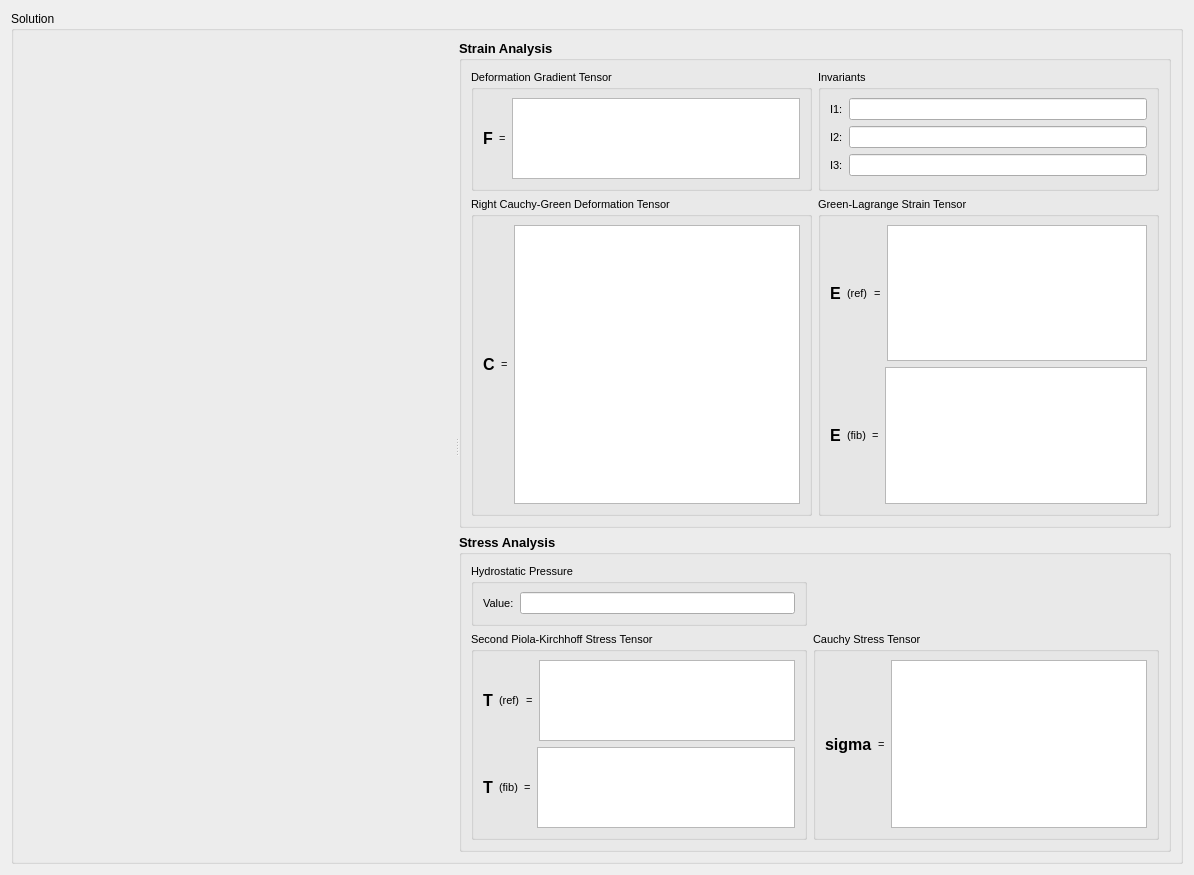
<?xml version="1.0" encoding="UTF-8"?>
<ui version="4.0">
 <class>Biomeng321Lab2</class>
 <widget class="QWidget" name="Biomeng321Lab2">
  <property name="geometry">
   <rect>
    <x>0</x>
    <y>0</y>
    <width>1194</width>
    <height>875</height>
   </rect>
  </property>
  <property name="windowTitle">
   <string>Biomeng321 Lab2</string>
  </property>
  <layout class="QVBoxLayout" name="verticalLayout">
   <item>
    <widget class="QGroupBox" name="groupBox">
     <property name="title">
      <string>Solution</string>
     </property>
     <layout class="QVBoxLayout" name="verticalLayout_5">
      <item>
       <widget class="QSplitter" name="splitter">
        <property name="orientation">
         <enum>Qt::Horizontal</enum>
        </property>
        <widget class="SceneviewerWidget" name="widgetSceneviewer" native="true">
         <property name="sizePolicy">
          <sizepolicy hsizetype="Expanding" vsizetype="Expanding">
           <horstretch>3</horstretch>
           <verstretch>0</verstretch>
          </sizepolicy>
         </property>
        </widget>
        <widget class="QWidget" name="">
         <layout class="QVBoxLayout" name="verticalLayout_2">
          <item>
           <widget class="QGroupBox" name="groupBox_9">
            <property name="sizePolicy">
             <sizepolicy hsizetype="Preferred" vsizetype="Preferred">
              <horstretch>2</horstretch>
              <verstretch>0</verstretch>
             </sizepolicy>
            </property>
            <property name="font">
             <font>
              <pointsize>10</pointsize>
              <weight>75</weight>
              <bold>true</bold>
             </font>
            </property>
            <property name="title">
             <string>Strain Analysis</string>
            </property>
            <layout class="QGridLayout" name="gridLayout_2">
             <item row="0" column="0">
              <widget class="QGroupBox" name="groupBox_6">
               <property name="font">
                <font>
                 <pointsize>8</pointsize>
                 <weight>50</weight>
                 <bold>false</bold>
                </font>
               </property>
               <property name="title">
                <string>Deformation Gradient Tensor</string>
               </property>
               <layout class="QHBoxLayout" name="horizontalLayout">
                <item>
                 <widget class="QLabel" name="label">
                  <property name="font">
                   <font>
                    <pointsize>12</pointsize>
                    <weight>75</weight>
                    <bold>true</bold>
                   </font>
                  </property>
                  <property name="text">
                   <string>F</string>
                  </property>
                 </widget>
                </item>
                <item>
                 <widget class="QLabel" name="label_2">
                  <property name="text">
                   <string>=</string>
                  </property>
                 </widget>
                </item>
                <item>
                 <widget class="QTableWidget" name="tableWidgetDeformationGradient">
                  <attribute name="horizontalHeaderVisible">
                   <bool>false</bool>
                  </attribute>
                  <attribute name="verticalHeaderVisible">
                   <bool>false</bool>
                  </attribute>
                 </widget>
                </item>
               </layout>
              </widget>
             </item>
             <item row="0" column="1">
              <widget class="QGroupBox" name="groupBox_2">
               <property name="font">
                <font>
                 <pointsize>8</pointsize>
                 <weight>50</weight>
                 <bold>false</bold>
                </font>
               </property>
               <property name="title">
                <string>Invariants</string>
               </property>
               <layout class="QFormLayout" name="formLayout">
                <item row="0" column="0">
                 <widget class="QLabel" name="label_3">
                  <property name="text">
                   <string>I1:</string>
                  </property>
                 </widget>
                </item>
                <item row="0" column="1">
                 <widget class="QLineEdit" name="lineEditInvariant1"/>
                </item>
                <item row="1" column="0">
                 <widget class="QLabel" name="label_4">
                  <property name="text">
                   <string>I2:</string>
                  </property>
                 </widget>
                </item>
                <item row="1" column="1">
                 <widget class="QLineEdit" name="lineEditInvariant2"/>
                </item>
                <item row="2" column="0">
                 <widget class="QLabel" name="label_5">
                  <property name="text">
                   <string>I3:</string>
                  </property>
                 </widget>
                </item>
                <item row="2" column="1">
                 <widget class="QLineEdit" name="lineEditInvariant3"/>
                </item>
               </layout>
              </widget>
             </item>
             <item row="1" column="0">
              <widget class="QGroupBox" name="groupBox_7">
               <property name="font">
                <font>
                 <pointsize>8</pointsize>
                 <weight>50</weight>
                 <bold>false</bold>
                </font>
               </property>
               <property name="title">
                <string>Right Cauchy-Green Deformation Tensor</string>
               </property>
               <layout class="QHBoxLayout" name="horizontalLayout_2">
                <item>
                 <widget class="QLabel" name="label_7">
                  <property name="font">
                   <font>
                    <pointsize>12</pointsize>
                    <weight>75</weight>
                    <bold>true</bold>
                   </font>
                  </property>
                  <property name="text">
                   <string>C</string>
                  </property>
                 </widget>
                </item>
                <item>
                 <widget class="QLabel" name="label_8">
                  <property name="text">
                   <string>=</string>
                  </property>
                 </widget>
                </item>
                <item>
                 <widget class="QTableWidget" name="tableWidgetRightCauchyGreenDeformation">
                  <attribute name="horizontalHeaderVisible">
                   <bool>false</bool>
                  </attribute>
                  <attribute name="verticalHeaderVisible">
                   <bool>false</bool>
                  </attribute>
                 </widget>
                </item>
               </layout>
              </widget>
             </item>
             <item row="1" column="1">
              <widget class="QGroupBox" name="groupBox_5">
               <property name="font">
                <font>
                 <pointsize>8</pointsize>
                 <weight>50</weight>
                 <bold>false</bold>
                </font>
               </property>
               <property name="title">
                <string>Green-Lagrange Strain Tensor</string>
               </property>
               <layout class="QVBoxLayout" name="verticalLayout_3">
                <item>
                 <layout class="QHBoxLayout" name="horizontalLayout_3">
                  <item>
                   <widget class="QLabel" name="label_9">
                    <property name="font">
                     <font>
                      <pointsize>12</pointsize>
                      <weight>75</weight>
                      <bold>true</bold>
                     </font>
                    </property>
                    <property name="text">
                     <string>E</string>
                    </property>
                   </widget>
                  </item>
                  <item>
                   <widget class="QLabel" name="label_17">
                    <property name="text">
                     <string>(ref)</string>
                    </property>
                   </widget>
                  </item>
                  <item>
                   <widget class="QLabel" name="label_10">
                    <property name="text">
                     <string>=</string>
                    </property>
                   </widget>
                  </item>
                  <item>
                   <widget class="QTableWidget" name="tableWidgetGreenLagrangeStrainReference">
                    <property name="sizePolicy">
                     <sizepolicy hsizetype="Expanding" vsizetype="Expanding">
                      <horstretch>0</horstretch>
                      <verstretch>0</verstretch>
                     </sizepolicy>
                    </property>
                    <attribute name="horizontalHeaderVisible">
                     <bool>false</bool>
                    </attribute>
                    <attribute name="verticalHeaderVisible">
                     <bool>false</bool>
                    </attribute>
                   </widget>
                  </item>
                 </layout>
                </item>
                <item>
                 <layout class="QHBoxLayout" name="horizontalLayout_4">
                  <item>
                   <widget class="QLabel" name="label_15">
                    <property name="font">
                     <font>
                      <pointsize>12</pointsize>
                      <weight>75</weight>
                      <bold>true</bold>
                     </font>
                    </property>
                    <property name="text">
                     <string>E</string>
                    </property>
                   </widget>
                  </item>
                  <item>
                   <widget class="QLabel" name="label_18">
                    <property name="text">
                     <string>(fib)</string>
                    </property>
                   </widget>
                  </item>
                  <item>
                   <widget class="QLabel" name="label_16">
                    <property name="text">
                     <string>=</string>
                    </property>
                   </widget>
                  </item>
                  <item>
                   <widget class="QTableWidget" name="tableWidgetGreenLagrangeStrainFibre">
                    <property name="sizePolicy">
                     <sizepolicy hsizetype="Expanding" vsizetype="Expanding">
                      <horstretch>0</horstretch>
                      <verstretch>0</verstretch>
                     </sizepolicy>
                    </property>
                    <attribute name="horizontalHeaderVisible">
                     <bool>false</bool>
                    </attribute>
                    <attribute name="verticalHeaderVisible">
                     <bool>false</bool>
                    </attribute>
                   </widget>
                  </item>
                 </layout>
                </item>
               </layout>
              </widget>
             </item>
            </layout>
           </widget>
          </item>
          <item>
           <widget class="QGroupBox" name="groupBox_10">
            <property name="sizePolicy">
             <sizepolicy hsizetype="Preferred" vsizetype="Preferred">
              <horstretch>2</horstretch>
              <verstretch>0</verstretch>
             </sizepolicy>
            </property>
            <property name="font">
             <font>
              <pointsize>10</pointsize>
              <weight>75</weight>
              <bold>true</bold>
             </font>
            </property>
            <property name="title">
             <string>Stress Analysis</string>
            </property>
            <layout class="QGridLayout" name="gridLayout">
             <item row="0" column="0">
              <widget class="QGroupBox" name="groupBox_3">
               <property name="font">
                <font>
                 <pointsize>8</pointsize>
                 <weight>50</weight>
                 <bold>false</bold>
                </font>
               </property>
               <property name="title">
                <string>Hydrostatic Pressure</string>
               </property>
               <layout class="QFormLayout" name="formLayout_2">
                <item row="0" column="0">
                 <widget class="QLabel" name="label_6">
                  <property name="text">
                   <string>Value:</string>
                  </property>
                 </widget>
                </item>
                <item row="0" column="1">
                 <widget class="QLineEdit" name="lineEditHydrostaticPressure"/>
                </item>
               </layout>
              </widget>
             </item>
             <item row="1" column="0">
              <widget class="QGroupBox" name="groupBox_8">
               <property name="font">
                <font>
                 <pointsize>8</pointsize>
                 <weight>50</weight>
                 <bold>false</bold>
                </font>
               </property>
               <property name="title">
                <string>Second Piola-Kirchhoff Stress Tensor</string>
               </property>
               <layout class="QVBoxLayout" name="verticalLayout_4">
                <item>
                 <layout class="QHBoxLayout" name="horizontalLayout_5">
                  <item>
                   <widget class="QLabel" name="label_11">
                    <property name="font">
                     <font>
                      <pointsize>12</pointsize>
                      <weight>75</weight>
                      <bold>true</bold>
                     </font>
                    </property>
                    <property name="text">
                     <string>T</string>
                    </property>
                   </widget>
                  </item>
                  <item>
                   <widget class="QLabel" name="label_21">
                    <property name="text">
                     <string>(ref)</string>
                    </property>
                   </widget>
                  </item>
                  <item>
                   <widget class="QLabel" name="label_12">
                    <property name="text">
                     <string>=</string>
                    </property>
                   </widget>
                  </item>
                  <item>
                   <widget class="QTableWidget" name="tableWidgetSecondPiolaKirchoffStressReference">
                    <attribute name="horizontalHeaderVisible">
                     <bool>false</bool>
                    </attribute>
                    <attribute name="verticalHeaderVisible">
                     <bool>false</bool>
                    </attribute>
                   </widget>
                  </item>
                 </layout>
                </item>
                <item>
                 <layout class="QHBoxLayout" name="horizontalLayout_6">
                  <item>
                   <widget class="QLabel" name="label_19">
                    <property name="font">
                     <font>
                      <pointsize>12</pointsize>
                      <weight>75</weight>
                      <bold>true</bold>
                     </font>
                    </property>
                    <property name="text">
                     <string>T</string>
                    </property>
                   </widget>
                  </item>
                  <item>
                   <widget class="QLabel" name="label_22">
                    <property name="text">
                     <string>(fib)</string>
                    </property>
                   </widget>
                  </item>
                  <item>
                   <widget class="QLabel" name="label_20">
                    <property name="text">
                     <string>=</string>
                    </property>
                   </widget>
                  </item>
                  <item>
                   <widget class="QTableWidget" name="tableWidgetSecondPiolaKirchoffStressFibre">
                    <attribute name="horizontalHeaderVisible">
                     <bool>false</bool>
                    </attribute>
                    <attribute name="verticalHeaderVisible">
                     <bool>false</bool>
                    </attribute>
                   </widget>
                  </item>
                 </layout>
                </item>
               </layout>
              </widget>
             </item>
             <item row="1" column="1">
              <widget class="QGroupBox" name="groupBox_4">
               <property name="font">
                <font>
                 <pointsize>8</pointsize>
                 <weight>50</weight>
                 <bold>false</bold>
                </font>
               </property>
               <property name="title">
                <string>Cauchy Stress Tensor</string>
               </property>
               <layout class="QGridLayout" name="gridLayout_7">
                <item row="0" column="2">
                 <widget class="QTableWidget" name="tableWidgetCauchyStress">
                  <attribute name="horizontalHeaderVisible">
                   <bool>false</bool>
                  </attribute>
                  <attribute name="verticalHeaderVisible">
                   <bool>false</bool>
                  </attribute>
                 </widget>
                </item>
                <item row="0" column="0">
                 <widget class="QLabel" name="label_13">
                  <property name="font">
                   <font>
                    <pointsize>12</pointsize>
                    <weight>75</weight>
                    <bold>true</bold>
                   </font>
                  </property>
                  <property name="text">
                   <string>sigma</string>
                  </property>
                  <property name="textFormat">
                   <enum>Qt::PlainText</enum>
                  </property>
                 </widget>
                </item>
                <item row="0" column="1">
                 <widget class="QLabel" name="label_14">
                  <property name="text">
                   <string>=</string>
                  </property>
                 </widget>
                </item>
               </layout>
              </widget>
             </item>
            </layout>
           </widget>
          </item>
         </layout>
        </widget>
       </widget>
      </item>
     </layout>
    </widget>
   </item>
  </layout>
 </widget>
 <customwidgets>
  <customwidget>
   <class>SceneviewerWidget</class>
   <extends>QWidget</extends>
   <header>opencmiss/neon/ui/zincwidgets/sceneviewerwidget.h</header>
   <container>1</container>
  </customwidget>
 </customwidgets>
 <resources/>
 <connections/>
</ui>
